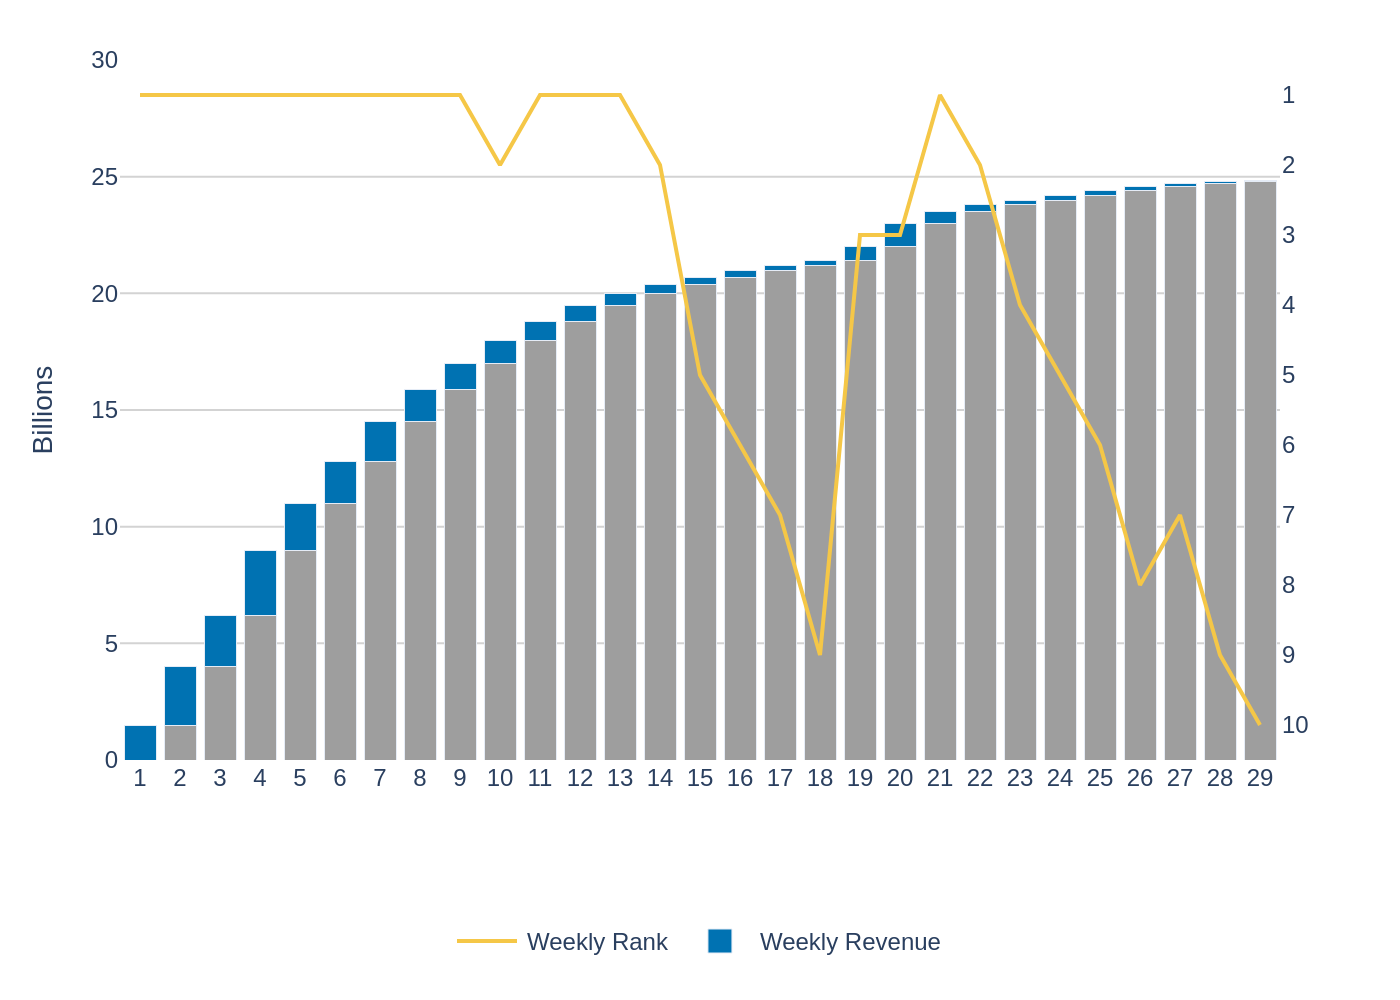

This chart was generated by the following Python code:
import sys
import json
import plotly.graph_objects as go

# Check for command-line argument
if len(sys.argv) != 2:
    print("Usage: python generate_chart.py <path_to_json_file>")
    sys.exit(1)

json_path = sys.argv[1]

# Read data from the specified JSON file
try:
    with open(json_path, 'r', encoding='utf-8') as f:
        chart_config = json.load(f)
except FileNotFoundError:
    print(f"Error: JSON file not found at {json_path}")
    sys.exit(1)
except json.JSONDecodeError:
    print(f"Error: Could not decode JSON from {json_path}")
    sys.exit(1)

# Extract data and text from the configuration
chart_data = chart_config.get('chart_data', [])
texts = chart_config.get('texts', {})
colors = chart_config.get('colors', [])

# Prepare data for plotting
categories = [d['category'] for d in chart_data]
# The data series are: Cumulative Revenue, Weekly Revenue, Weekly Rank
series1_data = [d['values'][0] for d in chart_data]
series2_data = [d['values'][1] for d in chart_data]
series3_data = [d['values'][2] for d in chart_data]

# Initialize figure
fig = go.Figure()

# Add traces based on the JSON data
# Trace 1: Cumulative Revenue (Grey Bar - not in legend)
if texts['legend_labels'][0]:
    fig.add_trace(go.Bar(
        x=categories,
        y=series1_data,
        name=texts['legend_labels'][0],
        marker_color=colors[0]
    ))
else: # If legend label is null, don't show it in the legend
    fig.add_trace(go.Bar(
        x=categories,
        y=series1_data,
        name=texts['legend_labels'][0],
        marker_color=colors[0],
        showlegend=False
    ))

# Trace 2: Weekly Revenue (Blue Bar - stacked on grey)
fig.add_trace(go.Bar(
    x=categories,
    y=series2_data,
    name=texts['legend_labels'][1],
    marker_color=colors[1]
))

# Trace 3: Weekly Rank (Yellow Line - on secondary y-axis)
fig.add_trace(go.Scatter(
    x=categories,
    y=series3_data,
    name=texts['legend_labels'][2],
    yaxis='y2',
    mode='lines',
    line=dict(color=colors[2], width=2)
))

# Update layout for a professional appearance and accuracy
fig.update_layout(
    barmode='stack',
    font=dict(family="Arial", size=12),
    plot_bgcolor='white',
    xaxis=dict(
        title_text=texts.get('x_axis_title'),
        showgrid=False,
        tickmode='linear',
        dtick=1
    ),
    yaxis=dict(
        title_text=texts.get('y_axis_title'),
        range=[0, 30],
        gridcolor='lightgrey'
    ),
    yaxis2=dict(
        title_text=texts.get('y_axis2_title'),
        overlaying='y',
        side='right',
        showgrid=False,
        range=[10.5, 0.5], # Inverted axis for rank
        tickmode='linear',
        tick0=1,
        dtick=1
    ),
    legend=dict(
        orientation="h",
        yanchor="bottom",
        y=-0.3,
        xanchor="center",
        x=0.5
    ),
    margin=dict(l=60, r=60, t=30, b=120),
    title=texts.get('title'),
)

# Determine the output filename from the input JSON path
# e.g., 'path/to/my_chart.json' becomes 'my_chart.png'
base_name = json_path.split('/')[-1].rsplit('.', 1)[0]
output_filename = f"{base_name}.png"


# Save the figure as a PNG image
fig.write_image(output_filename, scale=2)

print(f"Chart saved to {output_filename}")
